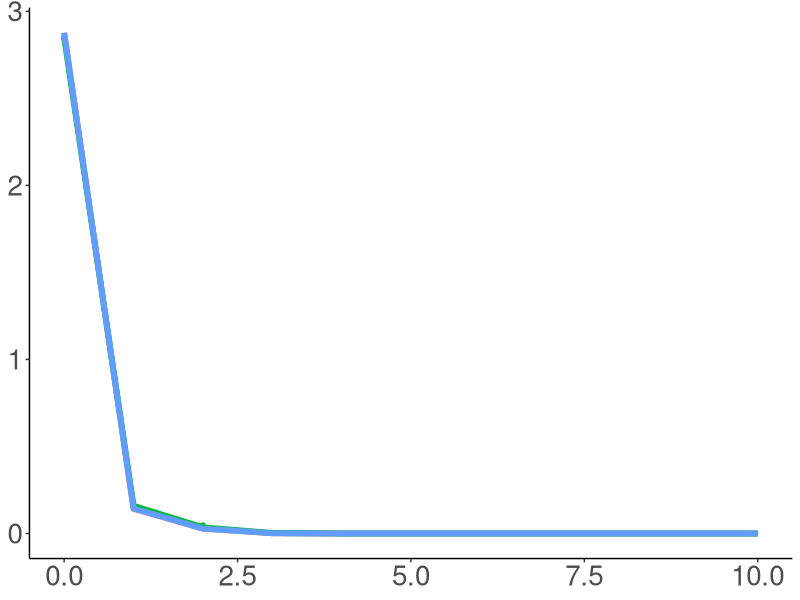
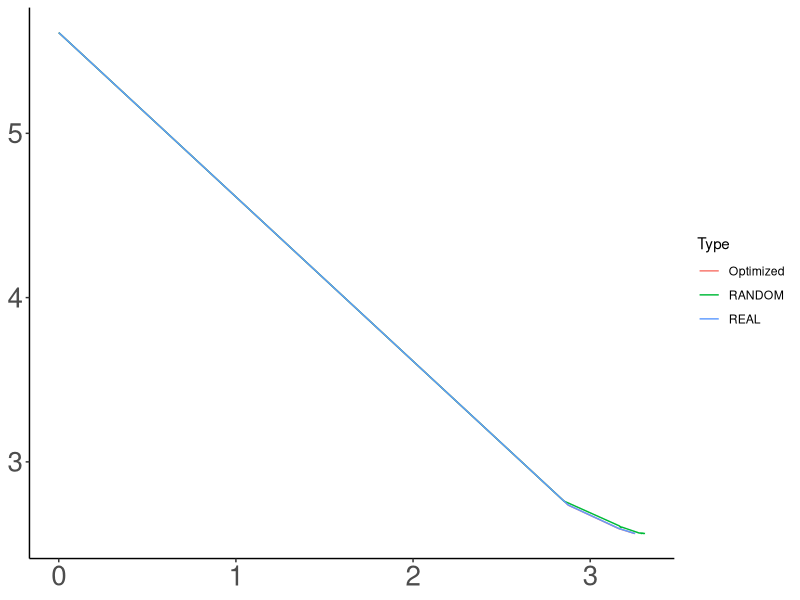
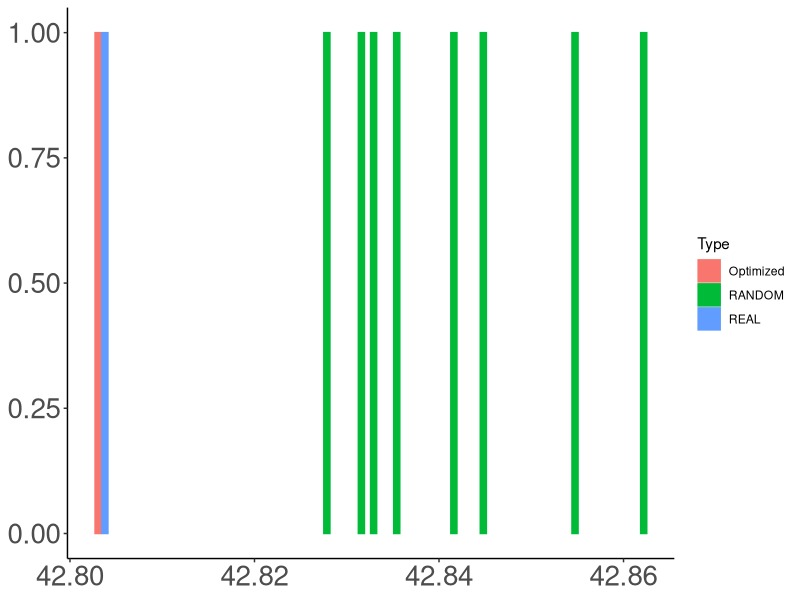

Generate these figures, in order, with R:
data = read.csv("results.tsv", sep="\t")


library(tidyr)
library(dplyr)
library(ggplot2)

data = data %>% filter(Script == "forWords_Japanese_RandomOrder_Normalized_FullData_suru.py")


data$Type = ifelse(data$Model %in% c("REAL", "RANDOM"), as.character(data$Model), "Optimized")

plot = ggplot(data, aes(x=Distance, y=MI, color=Type)) + geom_line(size=2)
plot = plot + theme_bw()
plot = plot + theme(axis.title.x=element_blank(), axis.title.y=element_blank(), axis.text = element_text(size=20))
plot = plot + theme(panel.grid.major = element_blank(), panel.grid.minor = element_blank(), panel.background = element_blank(), legend.position="none")
plot = plot + theme(axis.line = element_line(colour = "black"),
            panel.grid.major = element_blank(),
                panel.grid.minor = element_blank(),
                panel.border = element_blank(),
                    panel.background = element_blank())
ggsave(plot, file=paste("figures/Japanese-suffixes-byMorphemes-it.pdf", sep=""), height=4, width=4)



plot = ggplot(data, aes(x=Memory, y=Surprisal, color=Type)) + geom_line() #size=2)
plot = plot + theme_bw()
plot = plot + theme(axis.title.x=element_blank(), axis.title.y=element_blank(), axis.text = element_text(size=20))
plot = plot + theme(panel.grid.major = element_blank(), panel.grid.minor = element_blank(), panel.background = element_blank()) #, legend.position="none")
plot = plot + theme(axis.line = element_line(colour = "black"),
            panel.grid.major = element_blank(),
                panel.grid.minor = element_blank(),
                panel.border = element_blank(),
                    panel.background = element_blank())
ggsave(plot, file=paste("figures/Japanese-suffixes-byMorphemes-memsurp.pdf", sep=""), height=4, width=4)

data = read.csv("results_auc.tsv", sep="\t")

data = data %>% filter(Script == "forWords_Japanese_RandomOrder_Normalized_FullData_suru.py")


data$Type = ifelse(data$Model %in% c("REAL", "RANDOM"), as.character(data$Model), "Optimized")

plot = ggplot(data, aes(x=AUC, y=1, color=Type, fill=Type)) + geom_bar(stat="identity") #size=2)
plot = plot + theme_bw()
plot = plot + theme(axis.title.x=element_blank(), axis.title.y=element_blank(), axis.text = element_text(size=20))
plot = plot + theme(panel.grid.major = element_blank(), panel.grid.minor = element_blank(), panel.background = element_blank()) #, legend.position="none")
plot = plot + theme(axis.line = element_line(colour = "black"),
            panel.grid.major = element_blank(),
                panel.grid.minor = element_blank(),
                panel.border = element_blank(),
                    panel.background = element_blank())
ggsave(plot, file=paste("figures/Japanese-suffixes-byMorphemes-auc.pdf", sep=""), height=4, width=4)


